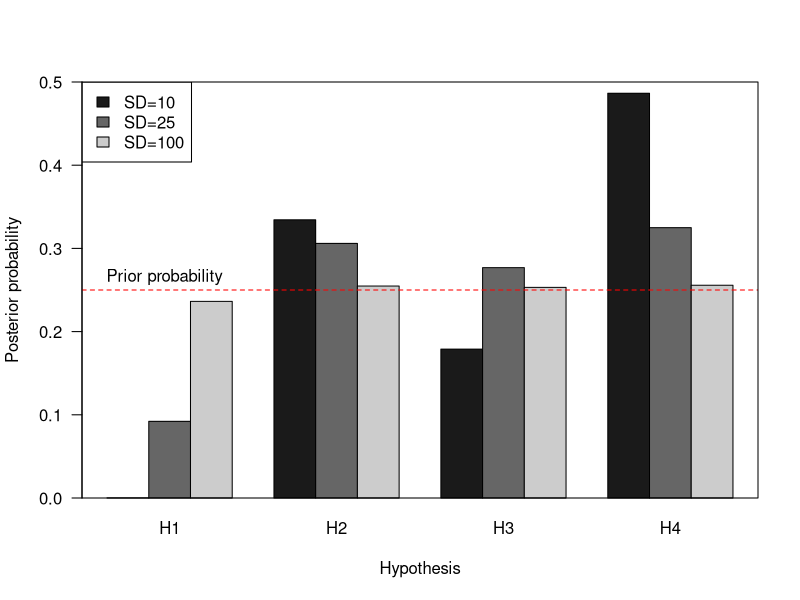
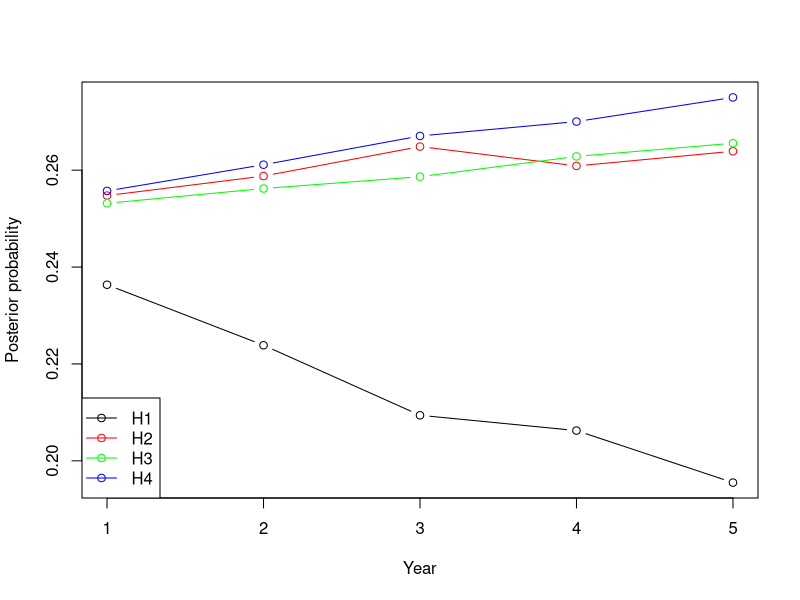
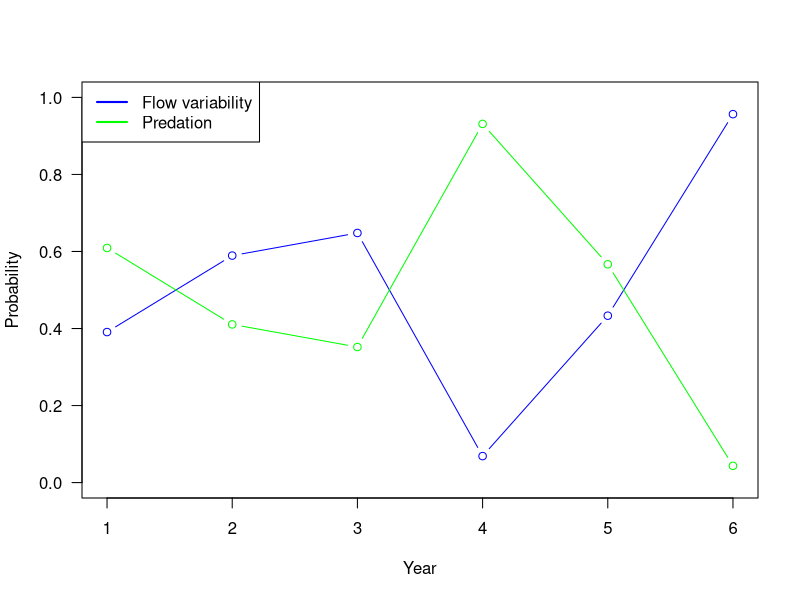

These figures' R source, in order:
## ----unnamed-chunk-1---- ##
deck<- expand.grid(
    suit = c("Diamond", "Club", "Heart", "Spade"),
    card = c("Ace", "Deuce", "Three", "Four","Five", 
             "Six", "Seven", "Eight", "Nine", "Ten", 
             "Jack", "Queen", "King"))
deck$id<-1:nrow(deck) # for sampling later
ncards<-nrow(deck)
prX<- nrow(deck[deck$suit=="Heart",])/ncards #p(x=Heart)
prY<-  nrow(deck[deck$suit=="Spade",])/ncards #p(x=Spade) 
 
 
 
## ----unnamed-chunk-2---- ##
prX
prY
 
 
 
## ----unnamed-chunk-3---- ##
reps<-50000
indx<-sample(nrow(deck),reps,replace=TRUE) # index for card selected
out<-data.frame(firstCardSuit=deck[indx,]$suit)
prop.table(table(out)) # all close to 0.25
 
 
 
## ----unnamed-chunk-4---- ##
out$secondCardSuite<-NA
# SIMULATE THE PROCESS
for(i in 1:reps)
    {
    # SAMPLE ANOTHER CARD AND GET THE SUITE
    id<- sample(deck$id[-indx[i]],1)
    out$secondCardSuit[i]<- as.character(deck$suit[id])
    }
 
 
 
## ----unnamed-chunk-5---- ##
out$tmp<-1
outcomes<-aggregate(tmp~firstCardSuit+secondCardSuit,out,FUN=sum)
outcomes$p<- outcomes$tmp/reps
 
 
 
## ----unnamed-chunk-6---- ##
outcomes
 
 
 
## ----unnamed-chunk-7---- ##
nrow(out[out$firstCardSuit=="Heart" & out$secondCardSuit=="Spade",])/reps
nrow(out[out$firstCardSuit=="Spade" & out$secondCardSuit=="Heart",])/reps
 
 
 
## ----unnamed-chunk-8---- ##
dnorm(140,125,10) #p(x|H_i), 3rd model
 
 
 
## ----unnamed-chunk-9---- ##
dnorm(140,c(100,150,125,130),100)
 
 
 
## ----unnamed-chunk-10---- ##
priors<-rep(.25,4)# prior weights
observed<-140
predicted<-c(100,150,125,135)
sd<-10
like<-dnorm(observed,predicted,sd)  # p(x|Hi)
post<-like*priors/sum(like*priors) # P(Hi): priors, p(x): sum(like*post)
summ<-cbind(priors,predicted, like,post)
models<-data.frame(priors=priors, pred=predicted,like=like,post=post)
 
 
 
## ----unnamed-chunk-11---- ##
models
 
 
 
## ----unnamed-chunk-12---- ##
models$sd<- 10
 
 
 
## ----unnamed-chunk-13---- ##
sd<-25
like<-dnorm(observed,predicted,sd)
post<-like*priors/sum(like*priors)
summ<-cbind(priors,predicted, like,post)
app<-data.frame(priors=priors, pred=predicted,like=like,post=post,sd=sd)
models<-rbind(models,app)
 
 
 
## ----unnamed-chunk-14---- ##
sd<-100
like<-dnorm(observed,predicted,sd)
post<-like*priors/sum(like*priors)
summ<-cbind(priors,predicted, like,post)
app<-data.frame(priors=priors, pred=predicted,like=like,post=post,sd=sd)
models<-rbind(models,app)
 
 
 
## ----unnamed-chunk-15---- ##
models
 
 
 
## ----unnamed-chunk-16---- ##
weights<- matrix(models$post,
    ncol=4,nrow=3,
    dimnames=list(c("10","25","100"),c("H1","H2","H3","H4")),
    byrow=TRUE)
 
 
 
## ----unnamed-chunk-17---- ##
barplot(weights,beside=TRUE,ylim=c(0,0.5),
    las=1,
    xlab="Hypothesis",
    ylab="Posterior probability",
    col=c("grey10","grey40","grey80"))
legend("topleft",
    legend=c("SD=10","SD=25","SD=100"),
    fill=c("grey10","grey40","grey80"))
abline(h=0.25, col="red",lty=2)
text(x=0.75,y=0.265,
    labels="Prior probability",
    pos=4)
box()
 
 
 
## ----unnamed-chunk-18---- ##
models<-data.frame()
observed<- 140
sd<-100
like<-dnorm(observed,predicted,sd)
priors<-rep(.25,4)# prior weights
post<-like*priors/sum(like*priors)
summ<-cbind(priors,predicted, like,post)
app<-data.frame(hypothesis=c(1:4),priors=priors, 
    pred=predicted,like=like,post=post,year=1)
models<-rbind(models,app)
 
 
 
## ----unnamed-chunk-19---- ##
models
 
 
 
## ----unnamed-chunk-20---- ##
observed<- 139
sd<-100
like<-dnorm(observed,predicted,sd)
priors<-post # make posterior for year 1 as priors for year 2
post<-like*priors/sum(like*priors)
summ<-cbind(priors,predicted, like,post)
app<-data.frame(hypothesis=c(1:4),priors=priors, 
    pred=predicted,like=like,post=post,year=2)
models<-rbind(models,app)
 
 
 
## ----unnamed-chunk-21---- ##
observed<- 143
sd<-100
like<-dnorm(observed,predicted,sd)
priors<-post # make posterior for year 2 as priors for year 3
post<-like*priors/sum(like*priors)
summ<-cbind(priors,predicted, like,post)
app<-data.frame(hypothesis=c(1:4),priors=priors, 
    pred=predicted,like=like,post=post,year=3)
models<-rbind(models,app)
 
 
 
## ----unnamed-chunk-22---- ##
observed<- 125
sd<-100
like<-dnorm(observed,predicted,sd)
priors<-post # make posterior for year 3 as priors for year 4
post<-like*priors/sum(like*priors)
summ<-cbind(priors,predicted, like,post)
app<-data.frame(hypothesis=c(1:4),priors=priors, 
    pred=predicted,like=like,post=post,year=4)
models<-rbind(models,app)
 
 
 
## ----unnamed-chunk-23---- ##
observed<- 138
sd<-100
like<-dnorm(observed,predicted,sd)
priors<-post # make posterior for year 4 as priors for year 5
post<-like*priors/sum(like*priors)
summ<-cbind(priors,predicted, like,post)
app<-data.frame(hypothesis=c(1:4),priors=priors, 
    pred=predicted,like=like,post=post,year=5)
models<-rbind(models,app)
 
 
 
## ----unnamed-chunk-24---- ##
models
 
 
 
## ----unnamed-chunk-25---- ##
plot(post~year,
    data=models,
    xlab="Year",
    ylab="Posterior probability",
    type='n')
points(post~year,
    data=models,
    subset=hypothesis==1,
    type='b',
    col="black")
 points(post~year,
    data=models,
    subset=hypothesis==2,
    type='b',
    col="red")   
points(post~year,
    data=models,
    subset=hypothesis==3,
    type='b',
    col="green")    
points(post~year,
    data=models,
    subset=hypothesis==4,
    type='b',
    col="blue")   
legend("bottomleft",
    legend=c("H1","H2","H3","H4"),
    lty=1,
    pch=1,
    col=c("black","red","green","blue"))
 
 
 
## ----unnamed-chunk-26---- ##
est_flow_decreasePower <- 30
est_flow_controlFlatheads <- 15
 
 
 
## ----unnamed-chunk-27---- ##
est_predation_decreasePower <- 15
est_predation_controlFlatheads <- 25
 
 
 
## ----unnamed-chunk-28---- ##
Flow <- 0.5 # PRIOR PROBABILITY FOR FLOW MODEL
Predation <- 0.5 # PRIOR PROBABILITY FOR PREDATION MODEL
 
 
 
## ----unnamed-chunk-29---- ##
decreasePowerGeneration<- Flow*est_flow_decreasePower + 
    Predation*est_predation_decreasePower
 
 
 
## ----unnamed-chunk-30---- ##
controlFlatheads <- Flow*est_flow_controlFlatheads + 
    Predation*est_predation_controlFlatheads
 
 
 
## ----unnamed-chunk-31---- ##
decreasePowerGeneration
controlFlatheads
 
 
 
## ----unnamed-chunk-32---- ##
decision<-"Decrease Power Generation"
 
 
 
## ----unnamed-chunk-33---- ##
obs<- 21
 
 
 
## ----unnamed-chunk-34---- ##
## conditional Likelihoods for Decrease power generation action
flow_like<-dpois(obs,est_flow_decreasePower)
predation_like<-dpois(obs,est_predation_decreasePower)
 
 
 
## ----unnamed-chunk-35---- ##
flow_like
predation_like
 
 
 
## ----unnamed-chunk-36---- ##
flow_post<-flow_like*Flow/(flow_like*Flow + predation_like*Predation)
predation_post<- predation_like*Predation/(flow_like*Flow + predation_like*Predation)
flow_wghts<-flow_post
predation_weights<- predation_post
 
 
 
## ----unnamed-chunk-37---- ##
flow_post
predation_post
 
 
 
## ----unnamed-chunk-38---- ##
Flow <- flow_post
Predation <- predation_post
 
 
 
## ----unnamed-chunk-39---- ##
decreasePowerGeneration<- Flow*est_flow_decreasePower + 
    Predation*est_predation_decreasePower
 
 
 
## ----unnamed-chunk-40---- ##
controlFlatheads <- Flow*est_flow_controlFlatheads + 
    Predation*est_predation_controlFlatheads
 
 
 
## ----unnamed-chunk-41---- ##
decreasePowerGeneration
controlFlatheads
 
 
 
## ----unnamed-chunk-42---- ##
decision<-c(decision , "Control Flathead Catfish")
 
 
 
## ----unnamed-chunk-43---- ##
obs<- 18
 
 
 
## ----unnamed-chunk-44---- ##
flow_like<-dpois(obs,est_flow_controlFlatheads)
predation_like<-dpois(obs,est_predation_controlFlatheads)
 
 
 
## ----unnamed-chunk-45---- ##
flow_post<-flow_like*Flow/(flow_like*Flow + predation_like*Predation)
predation_post<- predation_like*Predation/(flow_like*Flow + predation_like*Predation)
flow_wghts<-c(flow_wghts,flow_post) # keep track of to look at later
predation_weights<- c(predation_weights,predation_post) # keep track of to look at later
 
 
 
## ----unnamed-chunk-46---- ##
# New model weights 
flow_post
predation_post
 
 
 
## ----unnamed-chunk-47---- ##
Flow <- flow_post
Predation <- predation_post
 
 
 
## ----unnamed-chunk-48---- ##
decreasePowerGeneration<- Flow*est_flow_decreasePower + 
    Predation*est_predation_decreasePower
controlFlatheads <- Flow*est_flow_controlFlatheads + 
    Predation*est_predation_controlFlatheads
decreasePowerGeneration
controlFlatheads
decision<- c(decision, "Decrease Power Generation")
 
 
 
## ----unnamed-chunk-49---- ##
obs<- 22
flow_like<-dpois(obs,est_flow_decreasePower)
predation_like<-dpois(obs,est_predation_decreasePower)
flow_post<-flow_like*Flow/(flow_like*Flow + predation_like*Predation)
predation_post<- predation_like*Predation/(flow_like*Flow + predation_like*Predation)
 
 
 
## ----unnamed-chunk-50---- ##
flow_wghts<-c(flow_wghts,flow_post)
predation_weights<- c(predation_weights,predation_post)
 
 
 
## ----unnamed-chunk-51---- ##
Flow <- flow_post
Predation <- predation_post
 
 
 
## ----unnamed-chunk-52---- ##
decreasePowerGeneration<- Flow*est_flow_decreasePower + 
    Predation*est_predation_decreasePower
controlFlatheads <- Flow*est_flow_controlFlatheads + 
    Predation*est_predation_controlFlatheads
decreasePowerGeneration
controlFlatheads
decision<- c(decision, "Decrease Power Generation")
 
 
 
## ----unnamed-chunk-53---- ##
obs<- 17
## conditional Likelihoods for Decrease.power.generation action
flow_like<-dpois(obs,est_flow_decreasePower)
predation_like<-dpois(obs,est_predation_decreasePower)
flow_post<-flow_like*Flow/(flow_like*Flow + predation_like*Predation)
predation_post<- predation_like*Predation/(flow_like*Flow + predation_like*Predation)
 
 
 
## ----unnamed-chunk-54---- ##
flow_wghts<-c(flow_wghts,flow_post)
predation_weights<- c(predation_weights,predation_post)
 
 
 
## ----unnamed-chunk-55---- ##
Flow <- flow_post
Predation <- predation_post
 
 
 
## ----unnamed-chunk-56---- ##
decreasePowerGeneration<- Flow*est_flow_decreasePower + 
    Predation*est_predation_decreasePower
controlFlatheads <- Flow*est_flow_controlFlatheads + 
    Predation*est_predation_controlFlatheads
decreasePowerGeneration
controlFlatheads
decision<- c(decision, "Control Flathead Catfish")
 
 
 
## ----unnamed-chunk-57---- ##
obs<- 15
## conditional Likelihoods
flow_like<-dpois(obs,est_flow_controlFlatheads)
predation_like<-dpois(obs,est_predation_controlFlatheads)
flow_post<-flow_like*Flow/(flow_like*Flow + predation_like*Predation)
predation_post<- predation_like*Predation/(flow_like*Flow + predation_like*Predation)
 
 
 
## ----unnamed-chunk-58---- ##
flow_wghts<-c(flow_wghts,flow_post)
predation_weights<- c(predation_weights,predation_post)
 
 
 
## ----unnamed-chunk-59---- ##
Flow <- flow_post
Predation <- predation_post
 
 
 
## ----unnamed-chunk-60---- ##
decreasePowerGeneration<- Flow*est_flow_decreasePower + 
    Predation*est_predation_decreasePower
controlFlatheads <- Flow*est_flow_controlFlatheads + 
    Predation*est_predation_controlFlatheads
decreasePowerGeneration
controlFlatheads
decision<- c(decision, "Control Flathead Catfish")
 
 
 
## ----unnamed-chunk-61---- ##
obs<- 13
flow_like<-dpois(obs,est_flow_controlFlatheads)
predation_like<-dpois(obs,est_predation_controlFlatheads)
flow_post<-flow_like*Flow/(flow_like*Flow + predation_like*Predation)
predation_post<- predation_like*Predation/(flow_like*Flow + predation_like*Predation)
 
 
 
## ----unnamed-chunk-62---- ##
flow_wghts<-c(flow_wghts,flow_post)
predation_weights<- c(predation_weights,predation_post)
 
 
 
## ----unnamed-chunk-63---- ##
decision
flow_wghts
predation_weights
 
 
 
## ----unnamed-chunk-64---- ##
plot(flow_wghts,
    xlab="Year",
    ylab="Probability",
    ylim=c(0,1),
    type='b',
    col='blue',
    las=1)
points(predation_weights,
    type='b',
    col='green')
legend("topleft", 
    legend=c("Flow variability","Predation"),
    lty=1,
    col=c("blue","green"),
    lwd=2)
 
 
 
